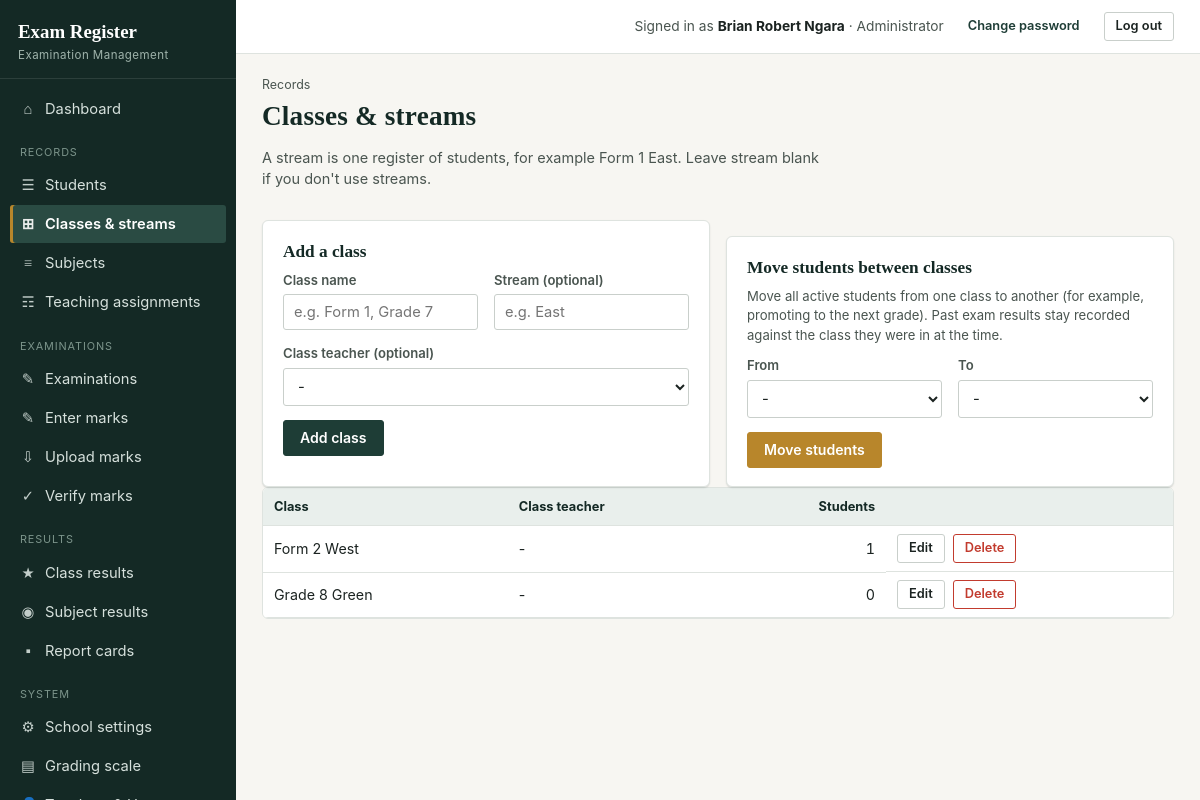
Page /classes (signed in) on the committed database.
### tables this page shows
CREATE TABLE settings(key TEXT PRIMARY KEY, value TEXT NOT NULL DEFAULT '');

CREATE TABLE users(
    id INTEGER PRIMARY KEY AUTOINCREMENT,
    username TEXT NOT NULL UNIQUE COLLATE NOCASE,
    full_name TEXT NOT NULL,
    initials TEXT NOT NULL DEFAULT '',
    password_hash TEXT NOT NULL,
    role TEXT NOT NULL DEFAULT 'teacher',
    phone TEXT NOT NULL DEFAULT '',
    active INTEGER NOT NULL DEFAULT 1,
    must_change_password INTEGER NOT NULL DEFAULT 0,
    created_at TEXT NOT NULL DEFAULT CURRENT_TIMESTAMP
, tsc_no TEXT NOT NULL DEFAULT '');

CREATE TABLE classes(
    id INTEGER PRIMARY KEY AUTOINCREMENT,
    name TEXT NOT NULL,
    stream TEXT NOT NULL DEFAULT '',
    class_teacher_id INTEGER REFERENCES users(id) ON DELETE SET NULL,
    UNIQUE(name, stream)
);

### routes/academic.py (the view, shortened to what this page needs)
@bp.route("/classes", methods=["GET", "POST"])
@perm_required("classes.manage")
def classes():
    rows = q(f"SELECT c.*, {CLASS_LABEL} AS label, u.full_name AS teacher, u.tsc_no AS teacher_tsc, "
             "(SELECT COUNT(*) FROM students s WHERE s.class_id=c.id AND s.status='active') AS n_students "
             "FROM classes c LEFT JOIN users u ON u.id=c.class_teacher_id ORDER BY c.name, c.stream")
    return render_template("classes.html", classes=rows, teachers=teacher_options())

### core.py (called while the page is built, shortened)
def connect():
    con = sqlite3.connect(DB_PATH, timeout=20)
    con.row_factory = sqlite3.Row
    con.execute("PRAGMA foreign_keys = ON")
    return con

def db():
    if "db" not in g:
        g.db = connect()
    return g.db

def q(sql, args=()):
    return db().execute(sql, args).fetchall()

def q1(sql, args=()):
    return db().execute(sql, args).fetchone()

def settings():
    if "settings" not in g:
        d = dict(DEFAULT_SETTINGS)
        for r in q("SELECT key,value FROM settings"):
            d[r["key"]] = r["value"]
        g.settings = d
    return g.settings

def csrf_token():
    if "csrf" not in session:
        session["csrf"] = secrets.token_hex(16)
    return session["csrf"]

def load_user():
    g.user = None
    uid = session.get("uid")
    if uid:
        u = q1("SELECT * FROM users WHERE id=? AND active=1", (uid,))
        if u:
            g.user = u
        else:
            session.pop("uid", None)

def has_perm(perm):
    u = g.get("user")
    if not u:
        return False
    if u["role"] == "admin":
        return True
    if "perms" not in g:
        g.perms = {r["perm"] for r in q(
            "SELECT perm FROM role_permissions WHERE role=?", (u["role"],))}
    return perm in g.perms

def is_admin():
    u = g.get("user")
    return bool(u and u["role"] == "admin")

def perm_required(*perms):
    def deco(f):
        @functools.wraps(f)
        def wrapper(*a, **k):
            if not g.user:
                return redirect(url_for("auth.login", next=request.full_path.rstrip("?")))
            if not any(has_perm(p) for p in perms):
                abort(403)
            return f(*a, **k)
        return wrapper
    return deco

def auto_backup_if_due():
    today = datetime.date.today().isoformat()
    if _last_auto_check["day"] == today:
        return

### routes/academic.py (called while the page is built)
def teacher_options():
    return q("SELECT id, full_name, tsc_no FROM users WHERE active=1 AND role IN ('teacher','deputy_head_teacher','head_teacher','exam_officer','admin') "
             "ORDER BY full_name")

### templates/classes.html (shortened to what this page needs)
{% extends "base.html" %}
{% block content %}
<div class="page-head">
  <div><div class="eyebrow">Records</div><h1>Classes &amp; streams</h1><p class="lede">A stream is one register of students, for example Form 1 East. Leave stream blank if you don't use streams.</p></div>
</div>
<div class="grid cols-2">
<div class="card">
  <h3>Add a class</h3>
  <form method="post">
    <div class="grid cols-2">
      <div class="field"><label>Class name</label><input type="text" name="name" placeholder="e.g. Form 1, Grade 7" required></div>
      <div class="field"><label>Stream (optional)</label><input type="text" name="stream" placeholder="e.g. East"></div>
    </div>
    <div class="field"><label>Class teacher (optional)</label>
      <select name="class_teacher_id"><option value="">-</option>
      </select>
    </div>
    <button class="btn btn-primary">Add class</button>
  </form>
</div>
<div class="card">
  <h3>Move students between classes</h3>
  <p class="small">Move all active students from one class to another (for example, promoting to the next grade). Past exam results stay recorded against the class they were in at the time.</p>
  <form method="post" action="{{ url_for('academic.classes_move') }}" onsubmit="return confirm('Move all active students? This cannot be undone automatically.');">
    <div class="grid cols-2">
      <div class="field"><label>From</label><select name="from_id" required><option value="">-</option>{% for c in classes %}<option value="{{ c.id }}">{{ c.label }} ({{ c.n_students }})</option>{% endfor %}</select></div>
      <div class="field"><label>To</label><select name="to_id" required><option value="">-</option>{% for c in classes %}<option value="{{ c.id }}">{{ c.label }}</option>{% endfor %}</select></div>
    </div>
    <button class="btn btn-gold">Move students</button>
  </form>
</div>
</div>
<div class="tbl-wrap section">
<table>
  <thead><tr><th>Class</th><th>Class teacher</th><th class="num-col">Students</th><th></th></tr></thead>
  <tbody>
  {% for c in classes %}
    <tr>
      <td>{{ c.label }}</td><td>{% if c.teacher %}{{ c.teacher }}{% if c.teacher_tsc %} <span class="muted" style="font-size:.85rem;">(TSC: {{ c.teacher_tsc }})</span>{% endif %}{% else %}-{% endif %}</td><td class="num-col">{{ c.n_students }}</td>
      <td class="btn-row">
        <button class="btn btn-sm" onclick="document.getElementById('e{{ c.id }}').classList.toggle('hidden')">Edit</button>
        <form method="post" action="{{ url_for('academic.class_delete', cid=c.id) }}" style="display:inline" onsubmit="return confirm('Delete this class?');">
          <input type="hidden" name="csrf_token" value="{{ csrf_token() }}"><button class="btn btn-sm btn-danger">Delete</button>
        </form>
      </td>
    </tr>
  {% else %}
    <tr><td colspan="4" class="tbl-empty">No classes yet.</td></tr>
  {% endfor %}
  </tbody>
</table>
</div>
{% endblock %}

### templates/base.html (shortened to what this page needs)
<!doctype html>
<html lang="en">
<head>
<link rel="stylesheet" href="{{ url_for('static', filename='style.css') }}">
</head>
<body>
{% if user %}
<div class="shell">
  <aside class="sidebar" id="sidebar">
    <div class="brand">
      <div class="mark">{{ school.school_name if school and school.school_name != 'Your School Name' else 'Exam Register' }}</div>
      <div class="sub">Examination Management</div>
    </div>
    <nav class="nav">
      <a href="{{ url_for('system.dashboard') }}" class="{{ 'active' if request.endpoint=='system.dashboard' }}"><span class="ic">&#8962;</span> Dashboard</a>
      <div class="group-label">Records</div>
      {% if has_perm('students.view') or has_perm('students.manage') %}
      <a href="{{ url_for('academic.students') }}" class="{{ 'active' if request.endpoint and request.endpoint.startswith('academic.student') }}"><span class="ic">&#9776;</span> Students</a>
      {% endif %}
      {% if has_perm('classes.manage') %}
      <a href="{{ url_for('academic.classes') }}" class="{{ 'active' if request.endpoint=='academic.classes' }}"><span class="ic">&#8862;</span> Classes &amp; streams</a>
      {% endif %}
      {% if has_perm('subjects.manage') %}
      <a href="{{ url_for('academic.subjects') }}" class="{{ 'active' if request.endpoint=='academic.subjects' }}"><span class="ic">&#8801;</span> Subjects</a>
      <a href="{{ url_for('academic.teaching') }}" class="{{ 'active' if request.endpoint=='academic.teaching' }}"><span class="ic">&#9782;</span> Teaching assignments</a>
      {% endif %}
      <div class="group-label">Examinations</div>
      <a href="{{ url_for('exams.exams') }}" class="{{ 'active' if request.endpoint and request.endpoint.startswith('exams.exam') }}"><span class="ic">&#9998;</span> Examinations</a>
      <a href="{{ url_for('exams.marks_home') }}" class="{{ 'active' if request.endpoint in ['exams.marks_home','exams.marks_entry'] }}"><span class="ic">&#9998;</span> Enter marks</a>
      <a href="{{ url_for('exams.marks_import') }}" class="{{ 'active' if request.endpoint and request.endpoint.startswith('exams.marks_import') }}"><span class="ic">&#8681;</span> Upload marks</a>
      {% if has_perm('marks.verify') %}
      <a href="{{ url_for('exams.verify_home') }}" class="{{ 'active' if request.endpoint=='exams.verify_home' }}"><span class="ic">&#10003;</span> Verify marks</a>
      {% endif %}
      <div class="group-label">Results</div>
      <a href="{{ url_for('results.class_results') }}" class="{{ 'active' if request.endpoint=='results.class_results' }}"><span class="ic">&#9733;</span> Class results</a>
      <a href="{{ url_for('results.subject_results') }}" class="{{ 'active' if request.endpoint=='results.subject_results' }}"><span class="ic">&#9673;</span> Subject results</a>
      <a href="{{ url_for('results.reports_home') }}" class="{{ 'active' if request.endpoint and request.endpoint.startswith('results.report') }}"><span class="ic">&#9642;</span> Report cards</a>
      {% if is_admin() or has_perm('backup.create') or has_perm('audit.view') %}
      <div class="group-label">System</div>
      {% if is_admin() %}
      <a href="{{ url_for('system.school_settings') }}" class="{{ 'active' if request.endpoint=='system.school_settings' }}"><span class="ic">&#9881;</span> School settings</a>
      <a href="{{ url_for('system.grading') }}" class="{{ 'active' if request.endpoint=='system.grading' }}"><span class="ic">&#9636;</span> Grading scale</a>
      <a href="{{ url_for('auth.users') }}" class="{{ 'active' if request.endpoint and request.endpoint.startswith('auth.user') }}"><span class="ic">&#128100;</span> Teachers &amp; Users</a>
      {% endif %}
      {% endif %}
    </nav>
  </aside>
  <div class="main">
    <div class="topbar">
      <div class="flex items-center gap-12">
        <span class="who">Signed in as <b>{{ user.full_name }}</b> &middot; {{ ROLES.get(user.role, user.role) }}</span>
        <a href="{{ url_for('auth.password') }}" class="btn btn-sm btn-ghost">Change password</a>
        <form method="post" action="{{ url_for('auth.logout') }}" style="margin:0;">
          <button class="btn btn-sm">Log out</button>
        </form>
      </div>
    </div>
    <div class="content{% block wide %}{% endblock %}">
      {% block content %}{% endblock %}
    </div>
  </div>
</div>
{% else %}
  {% include "_flash.html" %}
  {% block guest_content %}{% endblock %}
{% endif %}
</body>
</html>

### rows in the picture
settings: value "Exam Register"
users: full_name "Brian Robert Ngara", get "Administrator"
classes: label "Form 2 West", n_students "1"
classes: label "Grade 8 Green", n_students "0"
